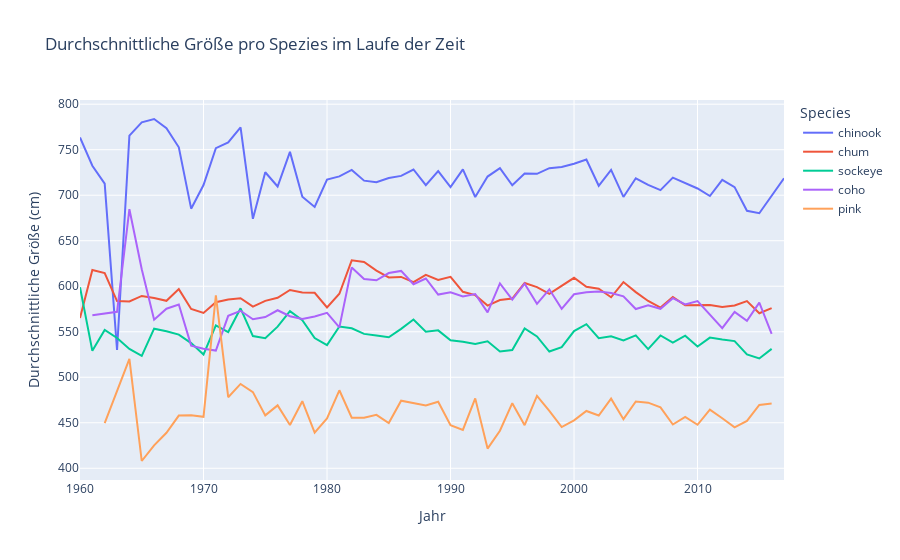

Here is the notebook cell this chart was saved with:
### Code cell
# Daten  ab 1960
import plotly.express as px
filtered_data = bereinigter_datensatz_length[bereinigter_datensatz_length['sampleYear'] >= 1960]

average_size = filtered_data.groupby(['sampleYear', 'Species'])['Length'].mean().reset_index()

fig = px.line(average_size, x='sampleYear', y='Length', color='Species', 
              title='Durchschnittliche Größe pro Spezies im Laufe der Zeit',
              labels={'Length': 'Durchschnittliche Größe (cm)', 'sampleYear': 'Jahr'})

fig.show()
